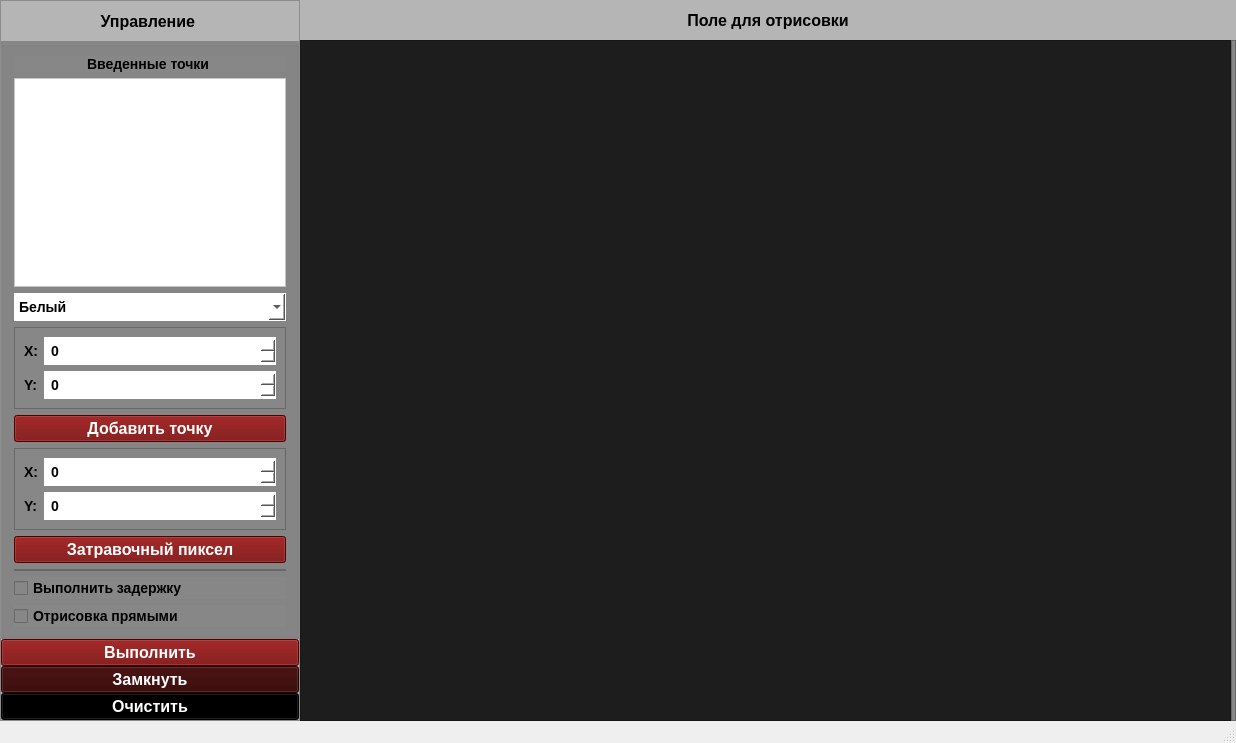
<?xml version="1.0" encoding="UTF-8"?>
<ui version="4.0">
 <class>MainWindow</class>
 <widget class="QMainWindow" name="MainWindow">
  <property name="geometry">
   <rect>
    <x>0</x>
    <y>0</y>
    <width>1236</width>
    <height>743</height>
   </rect>
  </property>
  <property name="windowTitle">
   <string>MainWindow</string>
  </property>
  <property name="animated">
   <bool>false</bool>
  </property>
  <widget class="QWidget" name="centralwidget">
   <layout class="QGridLayout" name="gridLayout">
    <property name="leftMargin">
     <number>0</number>
    </property>
    <property name="topMargin">
     <number>0</number>
    </property>
    <property name="rightMargin">
     <number>0</number>
    </property>
    <property name="bottomMargin">
     <number>0</number>
    </property>
    <property name="spacing">
     <number>0</number>
    </property>
    <item row="1" column="2">
     <widget class="QFrame" name="frame_4">
      <property name="sizePolicy">
       <sizepolicy hsizetype="Fixed" vsizetype="Preferred">
        <horstretch>0</horstretch>
        <verstretch>0</verstretch>
       </sizepolicy>
      </property>
      <property name="minimumSize">
       <size>
        <width>5</width>
        <height>0</height>
       </size>
      </property>
      <property name="styleSheet">
       <string notr="true">background-color: rgb(135, 135, 135)
</string>
      </property>
      <property name="frameShape">
       <enum>QFrame::StyledPanel</enum>
      </property>
      <property name="frameShadow">
       <enum>QFrame::Raised</enum>
      </property>
     </widget>
    </item>
    <item row="0" column="0" rowspan="2">
     <widget class="QFrame" name="frame">
      <property name="sizePolicy">
       <sizepolicy hsizetype="Fixed" vsizetype="Preferred">
        <horstretch>0</horstretch>
        <verstretch>0</verstretch>
       </sizepolicy>
      </property>
      <property name="minimumSize">
       <size>
        <width>300</width>
        <height>0</height>
       </size>
      </property>
      <property name="layoutDirection">
       <enum>Qt::LeftToRight</enum>
      </property>
      <property name="styleSheet">
       <string notr="true">background-color: rgb(181, 181, 181)</string>
      </property>
      <property name="frameShape">
       <enum>QFrame::StyledPanel</enum>
      </property>
      <property name="frameShadow">
       <enum>QFrame::Raised</enum>
      </property>
      <layout class="QVBoxLayout" name="verticalLayout_2">
       <property name="spacing">
        <number>0</number>
       </property>
       <property name="sizeConstraint">
        <enum>QLayout::SetDefaultConstraint</enum>
       </property>
       <property name="leftMargin">
        <number>0</number>
       </property>
       <property name="topMargin">
        <number>0</number>
       </property>
       <property name="rightMargin">
        <number>0</number>
       </property>
       <property name="bottomMargin">
        <number>0</number>
       </property>
       <item>
        <widget class="QLabel" name="label_11">
         <property name="sizePolicy">
          <sizepolicy hsizetype="Preferred" vsizetype="Fixed">
           <horstretch>0</horstretch>
           <verstretch>0</verstretch>
          </sizepolicy>
         </property>
         <property name="minimumSize">
          <size>
           <width>0</width>
           <height>40</height>
          </size>
         </property>
         <property name="styleSheet">
          <string notr="true">font: bold 16px;</string>
         </property>
         <property name="text">
          <string>Управление </string>
         </property>
         <property name="alignment">
          <set>Qt::AlignCenter</set>
         </property>
        </widget>
       </item>
       <item>
        <widget class="QGroupBox" name="groupBox_3">
         <property name="sizePolicy">
          <sizepolicy hsizetype="Preferred" vsizetype="Preferred">
           <horstretch>0</horstretch>
           <verstretch>0</verstretch>
          </sizepolicy>
         </property>
         <property name="styleSheet">
          <string notr="true">background-color: rgb(135, 135, 135);
font: bold 14px;</string>
         </property>
         <property name="title">
          <string/>
         </property>
         <property name="checkable">
          <bool>false</bool>
         </property>
         <layout class="QGridLayout" name="gridLayout_2">
          <property name="leftMargin">
           <number>10</number>
          </property>
          <property name="rightMargin">
           <number>10</number>
          </property>
          <property name="horizontalSpacing">
           <number>0</number>
          </property>
          <item row="1" column="0">
           <widget class="QListWidget" name="pointBox">
            <property name="styleSheet">
             <string notr="true">background-color: rgb(255, 255, 255);
font: bold 16px;
border-color: black;</string>
            </property>
           </widget>
          </item>
          <item row="0" column="0">
           <widget class="QLabel" name="label">
            <property name="styleSheet">
             <string notr="true">font: bold 14px;</string>
            </property>
            <property name="text">
             <string>Введенные точки </string>
            </property>
            <property name="alignment">
             <set>Qt::AlignCenter</set>
            </property>
           </widget>
          </item>
          <item row="4" column="0">
           <widget class="QPushButton" name="addPointButt">
            <property name="styleSheet">
             <string notr="true">color: rgb(255, 255, 255);
background-color: rgb(113, 0, 0);
font: bold 16px;</string>
            </property>
            <property name="text">
             <string>Добавить точку</string>
            </property>
           </widget>
          </item>
          <item row="2" column="0">
           <widget class="QComboBox" name="colorCB">
            <property name="styleSheet">
             <string notr="true">background-color: white;
color: black;
border-style: outset;
border-width: 1px;
border-color: white;
font: bold 14px;
min-width: 10em;
padding: 4px;</string>
            </property>
            <item>
             <property name="text">
              <string>Белый</string>
             </property>
            </item>
            <item>
             <property name="text">
              <string>Красный</string>
             </property>
            </item>
            <item>
             <property name="text">
              <string>Синий</string>
             </property>
            </item>
           </widget>
          </item>
          <item row="7" column="0">
           <widget class="QPushButton" name="superPixelButton">
            <property name="styleSheet">
             <string notr="true">color: rgb(255, 255, 255);
background-color: rgb(113, 0, 0);
font: bold 16px;</string>
            </property>
            <property name="text">
             <string>Затравочный пиксел</string>
            </property>
           </widget>
          </item>
          <item row="10" column="0">
           <widget class="QCheckBox" name="delayCHB">
            <property name="styleSheet">
             <string notr="true">font: bold 14px;</string>
            </property>
            <property name="text">
             <string>Выполнить задержку</string>
            </property>
           </widget>
          </item>
          <item row="11" column="0">
           <widget class="QCheckBox" name="checkBox">
            <property name="text">
             <string>Отрисовка прямыми</string>
            </property>
           </widget>
          </item>
          <item row="8" column="0">
           <widget class="QFrame" name="frame_3">
            <property name="frameShape">
             <enum>QFrame::StyledPanel</enum>
            </property>
            <property name="frameShadow">
             <enum>QFrame::Raised</enum>
            </property>
            <layout class="QVBoxLayout" name="verticalLayout_4">
             <property name="spacing">
              <number>0</number>
             </property>
             <property name="leftMargin">
              <number>0</number>
             </property>
             <property name="topMargin">
              <number>0</number>
             </property>
             <property name="rightMargin">
              <number>0</number>
             </property>
             <property name="bottomMargin">
              <number>0</number>
             </property>
            </layout>
           </widget>
          </item>
          <item row="3" column="0">
           <widget class="QFrame" name="frame_2">
            <property name="frameShape">
             <enum>QFrame::StyledPanel</enum>
            </property>
            <property name="frameShadow">
             <enum>QFrame::Raised</enum>
            </property>
            <layout class="QFormLayout" name="formLayout">
             <item row="0" column="0">
              <widget class="QLabel" name="label_2">
               <property name="text">
                <string>X:</string>
               </property>
              </widget>
             </item>
             <item row="0" column="1">
              <widget class="QSpinBox" name="xcrd">
               <property name="styleSheet">
                <string notr="true">background-color: white;
color: black;
border-style: outset;
border-width: 1px;
border-color: white;
font: bold 14px;
min-width: 10em;
padding: 4px;</string>
               </property>
               <property name="minimum">
                <number>-1000</number>
               </property>
               <property name="maximum">
                <number>1000</number>
               </property>
              </widget>
             </item>
             <item row="1" column="0">
              <widget class="QLabel" name="label_3">
               <property name="text">
                <string>Y:</string>
               </property>
              </widget>
             </item>
             <item row="1" column="1">
              <widget class="QSpinBox" name="ycrd">
               <property name="styleSheet">
                <string notr="true">background-color: white;
color: black;
border-style: outset;
border-width: 1px;
border-color: white;
font: bold 14px;
min-width: 10em;
padding: 4px;</string>
               </property>
               <property name="minimum">
                <number>-1000</number>
               </property>
               <property name="maximum">
                <number>1000</number>
               </property>
              </widget>
             </item>
            </layout>
           </widget>
          </item>
          <item row="6" column="0">
           <widget class="QFrame" name="frame_5">
            <property name="styleSheet">
             <string notr="true">QSpinBox{
background-color: white;
color: black;
border-style: outset;
border-width: 1px;
border-color: white;
font: bold 14px;
min-width: 10em;
padding: 4px;
}</string>
            </property>
            <property name="frameShape">
             <enum>QFrame::StyledPanel</enum>
            </property>
            <property name="frameShadow">
             <enum>QFrame::Raised</enum>
            </property>
            <layout class="QFormLayout" name="formLayout_2">
             <item row="0" column="1">
              <widget class="QSpinBox" name="superPixelXEdit">
               <property name="minimum">
                <number>-1000</number>
               </property>
               <property name="maximum">
                <number>1000</number>
               </property>
              </widget>
             </item>
             <item row="1" column="1">
              <widget class="QSpinBox" name="superPixelYEdit">
               <property name="minimum">
                <number>-1000</number>
               </property>
               <property name="maximum">
                <number>1000</number>
               </property>
              </widget>
             </item>
             <item row="0" column="0">
              <widget class="QLabel" name="label_4">
               <property name="text">
                <string>X:</string>
               </property>
              </widget>
             </item>
             <item row="1" column="0">
              <widget class="QLabel" name="label_5">
               <property name="text">
                <string>Y:</string>
               </property>
              </widget>
             </item>
            </layout>
           </widget>
          </item>
         </layout>
        </widget>
       </item>
       <item>
        <widget class="QPushButton" name="doButt">
         <property name="styleSheet">
          <string notr="true">color: rgb(255, 255, 255);
background-color: rgb(113, 0, 0);
font: bold 16px;</string>
         </property>
         <property name="text">
          <string>Выполнить</string>
         </property>
        </widget>
       </item>
       <item>
        <widget class="QPushButton" name="lockButt">
         <property name="styleSheet">
          <string notr="true">color: rgb(255, 255, 255);
background-color:rgb(50, 0, 0);
font: bold 16px;</string>
         </property>
         <property name="text">
          <string>Замкнуть</string>
         </property>
        </widget>
       </item>
       <item>
        <widget class="QPushButton" name="clearButt">
         <property name="styleSheet">
          <string notr="true">background-color: rgb(0, 0, 0);
color: rgb(255, 255, 255);
font: bold 16px;</string>
         </property>
         <property name="text">
          <string>Очистить</string>
         </property>
        </widget>
       </item>
      </layout>
     </widget>
    </item>
    <item row="1" column="1">
     <widget class="QFrame" name="fillFR">
      <property name="autoFillBackground">
       <bool>false</bool>
      </property>
      <property name="styleSheet">
       <string notr="true">background-color: rgb(29, 29, 29)</string>
      </property>
      <property name="frameShape">
       <enum>QFrame::StyledPanel</enum>
      </property>
      <property name="frameShadow">
       <enum>QFrame::Raised</enum>
      </property>
     </widget>
    </item>
    <item row="0" column="1" colspan="2">
     <widget class="QLabel" name="label_12">
      <property name="sizePolicy">
       <sizepolicy hsizetype="Preferred" vsizetype="Fixed">
        <horstretch>0</horstretch>
        <verstretch>0</verstretch>
       </sizepolicy>
      </property>
      <property name="minimumSize">
       <size>
        <width>0</width>
        <height>40</height>
       </size>
      </property>
      <property name="styleSheet">
       <string notr="true">background-color: rgb(181, 181, 181);
font: bold 16px;</string>
      </property>
      <property name="text">
       <string>Поле для отрисовки</string>
      </property>
      <property name="textFormat">
       <enum>Qt::AutoText</enum>
      </property>
      <property name="alignment">
       <set>Qt::AlignCenter</set>
      </property>
     </widget>
    </item>
   </layout>
  </widget>
  <widget class="QStatusBar" name="statusbar"/>
 </widget>
 <resources/>
 <connections/>
</ui>
